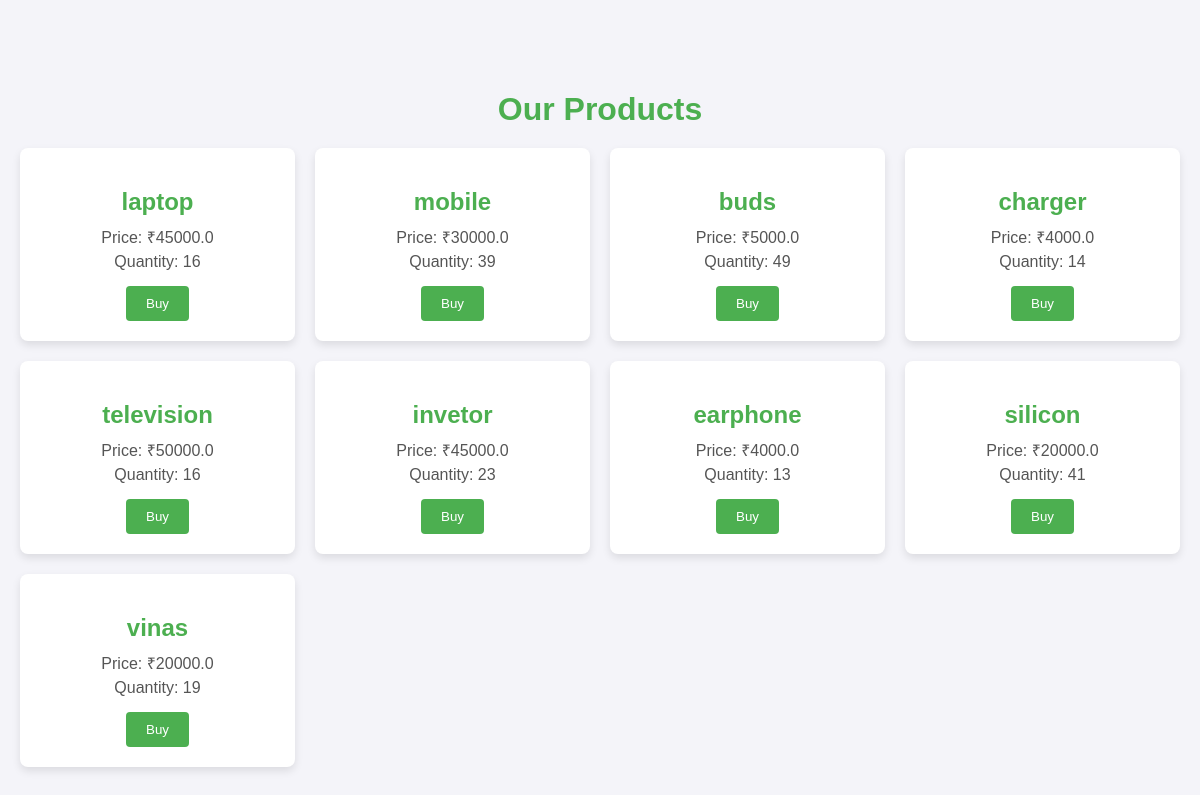
The app's page /shop/ with its own data.
### myapp/models.py (models this page shows, shortened)
class Product(models.Model):
    item_name = models.CharField(max_length=100)
    price = models.FloatField()
    holding_cost = models.FloatField()
    ordering_cost = models.FloatField()
    quantity = models.IntegerField()
    predicted_sales = models.FloatField(blank=True, null=True)
    eoq = models.FloatField(blank=True, null=True)

### myapp/views.py (the view)
# urls.py: path('shop/', views.shop, name='shop'),
def shop(request):
    products = Product.objects.all()
    return render(request, 'shop.html', {'products': products})

### myapp/templates/shop.html (shortened to what this page needs)
<!DOCTYPE html>
<html lang="en">
<head>
</head>
<body>
    <div class="container">
        <h1>Our Products</h1>
        <div class="product-grid">
            {% for product in products %}
                <div class="product-card" id="product-{{ product.id }}">
                    <h2>{{ product.item_name }}</h2>
                    <p>Price: ₹{{ product.price }}</p>
                    <p>Quantity: <span id="quantity-{{ product.id }}">{{ product.quantity }}</span></p>
                    <button class="buy-button" onclick="buyProduct({{ product.id }})">Buy</button>
                </div>
            {% endfor %}
        </div>
    </div>
</body>
</html>

### myapp/templates/shop.html (style rules this page uses)
body { font-family: 'Arial', sans-serif; background-color: #f4f4f9; margin: 0; padding: 0; color: #333; }
.container { max-width: 1200px; margin: 50px auto; padding: 20px; }
h1 { text-align: center; color: #4CAF50; margin-bottom: 20px; }
.product-grid { display: grid; grid-template-columns: repeat(auto-fit, minmax(250px, 1fr)); gap: 20px; }
.product-card { background: #fff; border-radius: 8px; box-shadow: 0 4px 8px rgba(0, 0, 0, 0.1); padding: 20px; text-align: center; }
.product-card h2 { color: #4CAF50; margin-bottom: 10px; }
.product-card p { margin: 5px 0; color: #555; }
.buy-button { background-color: #4CAF50; color: white; border: none; padding: 10px 20px; border-radius: 4px; cursor: pointer; margin-top: 10px; }

### records on screen
Product: item_name "laptop", price "45000.0", quantity "16"
Product: item_name "mobile", price "30000.0", quantity "39"
Product: item_name "buds", price "5000.0", quantity "49"
Product: item_name "charger", price "4000.0", quantity "14"
Product: item_name "television", price "50000.0", quantity "16"
Product: item_name "invetor", price "45000.0", quantity "23"
Product: item_name "earphone", price "4000.0", quantity "13"
Product: item_name "silicon", price "20000.0", quantity "41"
Product: item_name "vinas", price "20000.0", quantity "19"
